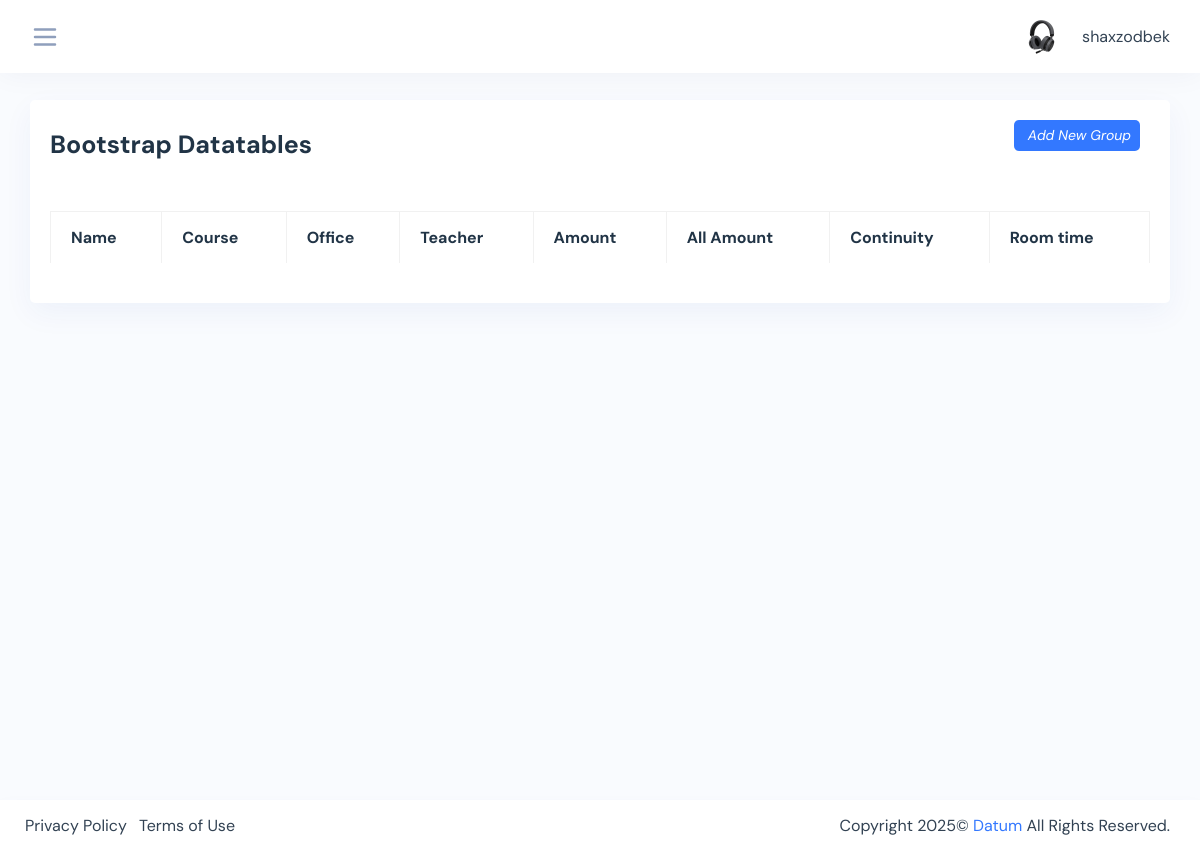
/courses/groups/ (signed in), run on an earlier commit of the app's database.
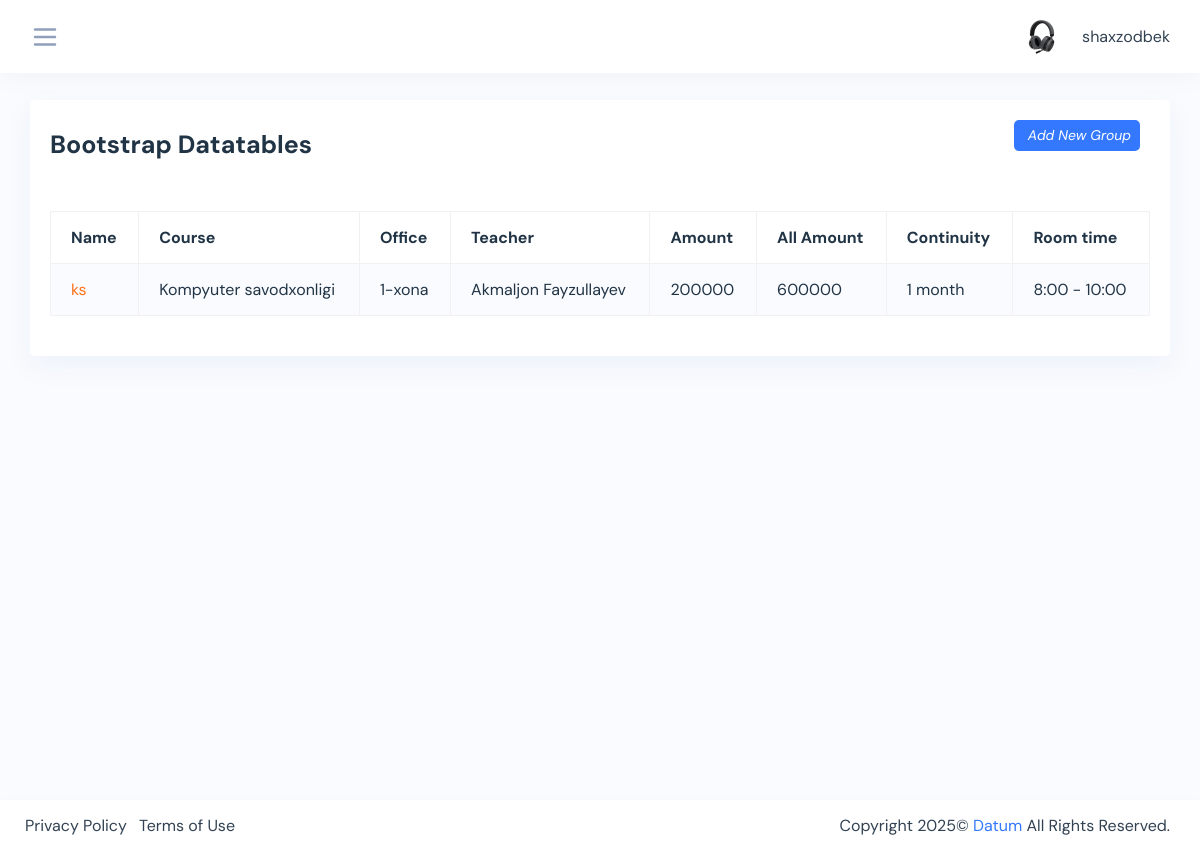
And on a later commit of the database.
### courses/models.py (models this page shows, shortened)
class Group(models.Model):
    CHOISES = (
        ('8:00 - 10:00', '8:00 - 10:00'),
        ('10:00 - 12:00', '10:00 - 12:00'),
        ('12:00 - 14:00', '12:00 - 14:00'),
        ('14:00 - 16:00', '14:00 - 16:00'),
        ('16:00 - 18:00', '16:00 - 18:00'),
    )
    name = models.CharField(max_length=200, blank=True, null=True, unique=True)
    course = models.ForeignKey(Course, on_delete=models.CASCADE, blank=True, null=True)
    room = models.ForeignKey(Room, on_delete=models.CASCADE, blank=True, null=True)
    teacher = models.ForeignKey(Teacher, on_delete=models.CASCADE, blank=True, null=True)
    amount = models.IntegerField(default=200000, blank=True, null=True)
    complete = models.BooleanField(default=False, blank=True, null=True)
    continuity = models.IntegerField(default=1, blank=True, null=True)
    start = models.DateField(auto_created=True, blank=True, null=True)
    finish = models.DateField(auto_created=True, blank=True, null=True)
    room_time = models.CharField(choices=CHOISES, max_length=100,  blank=True, null=True)
    id = models.UUIDField(default=uuid.uuid4, editable=False, primary_key=True, unique=True)
    created = models.DateTimeField(auto_now_add=True)
    updated = models.DateTimeField(auto_now=True)
    def all_amount(self):
        all_price = self.continuity * len(self.student_set.all()) * self.amount
        return all_price

class Course(models.Model):
    name = models.CharField(max_length=200, blank=True, null=True)
    id = models.UUIDField(default=uuid.uuid4, editable=False, primary_key=True, unique=True)
    created = models.DateTimeField(auto_now_add=True)
    def __str__(self):
        return self.name

class Room(models.Model):
    name = models.CharField(max_length=200, blank=True, null=True)
    id = models.UUIDField(default=uuid.uuid4, editable=False, primary_key=True, unique=True)
    created = models.DateTimeField(auto_now_add=True)
    def __str__(self):
        return self.name

### teachers/models.py (models this page shows, shortened)
class Teacher(models.Model):
    user = models.OneToOneField(User, on_delete=models.CASCADE, blank=True, null=True)
    name = models.CharField(max_length=200, blank=True, null=True)
    profession = models.CharField(max_length=200, blank=True, null=True)
    image = models.ImageField(upload_to='teachers/', blank=True, null=True)
    phone = models.CharField(max_length=200, blank=True, null=True)
    address = models.CharField(max_length=200, blank=True, null=True)
    id = models.UUIDField(default=uuid.uuid4, editable=False, primary_key=True, unique=True)
    created = models.DateTimeField(auto_now_add=True)
    def __str__(self):
        return self.name

### students/models.py (models this page shows, shortened)
class Student(models.Model):
    CHOISES = (
        ('8:00 - 10:00', '8:00 - 10:00'),
        ('10:00 - 12:00', '10:00 - 12:00'),
        ('12:00 - 14:00', '12:00 - 14:00'),
        ('14:00 - 16:00', '14:00 - 16:00'),
        ('16:00 - 18:00', '16:00 - 18:00'),
    )
    name = models.CharField(max_length=200, blank=True, null=True, verbose_name='Ismi familiya *')
    course = models.ForeignKey(Course, on_delete=models.SET_NULL, blank=True, null=True, verbose_name='Kurs *')
    group = models.ForeignKey(Group, on_delete=models.SET_NULL, blank=True, null=True)
    student_time = models.CharField(max_length=200, choices=CHOISES, blank=True, null=True, verbose_name='Vaqt *')
    passport = models.ImageField(upload_to='passports/', blank=True, null=True, verbose_name='Passpost/metrka')
    address = models.CharField(max_length=200, blank=True, null=True)
    phone = models.IntegerField(default=998, blank=True, null=True, verbose_name='Telefon *')
    birthday = models.DateField(blank=True, null=True, verbose_name='Birthday: 0000-00-00')
    finish = models.BooleanField(default=False, blank=True, null=True)
    id = models.BigAutoField(auto_created=True, primary_key=True, serialize=False, verbose_name='ID')
    created = models.DateTimeField(auto_now_add=True)

### courses/views.py (the view)
# urls.py: path('groups/', all_groups, name='groups'),
@login_required(login_url='login')
def all_groups(request):
    groups = Group.objects.all()
    context = {
        'groups': groups
    }
    return render(request, 'groups_table.html', context)

### courses/templates/groups_table.html
{% extends 'base.html' %}
{% block content %}
<div class="content-page">
    <div class="container-fluid">
        <div class="row">
            <div class="col-sm-12">
                <div class="card">
                    <div class="card-header d-flex justify-content-between">
                        <div class="header-title">
                            <h4 class="card-title">Bootstrap Datatables</h4>
                        </div>
                        <span class="table-add float-right mb-3 mr-2">
                        <a href="{% url 'add_group' %}" class="btn btn-sm bg-primary">
                            <i class="ri-add-fill"><span class="pl-1">Add New Group</span></i>
                        </a>
                        </span>
                    </div>
                    <div class="card-body">
                        <div class="table-responsive">
                            <table id="datatable-1" class="table data-table table-striped table-bordered">
                                <thead>
                                <tr>
                                    <th>Name</th>
                                    <th>Course</th>
                                    <th>Office</th>
                                    <th>Teacher</th>
                                    <th>Amount</th>
                                    <th>All Amount</th>
                                    <th>Continuity</th>
                                    <th>Room time</th>
                                </tr>
                                </thead>
                               <tbody>
                               {% for group in groups %}
                                <tr class="{% if group.start and group.complete %} bg-success {% elif group.start %} bg-primary {% endif %}">
                                    <td><a class="text-orange" href="{% url 'group_detail' pk=group.id %}">{{group.name}}</a></td>
                                    <td>{{group.course}}</td>
                                    <td>{{group.room}}</td>
                                    <td>{{group.teacher}}</td>
                                    <td>{{group.amount}}</td>
                                    <td>{{group.all_amount}}</td>
                                    <td>{{group.continuity}} month</td>
                                    <td>{{group.room_time}}</td>
                                </tr>
                               {% endfor %}
                               </tbody>
                            </table>
                        </div>
                    </div>
                </div>
            </div>
        </div>
    </div>
</div>
{% endblock content %}

What changed in the data, as far as the page shows it:
added Group: name "ks", course "Kompyuter savodxonligi", room "1-xona", teacher "Akmaljon Fayzullayev", amount "200000", all_amount "600000", continuity "1", room_time "8:00 - 10:00"
